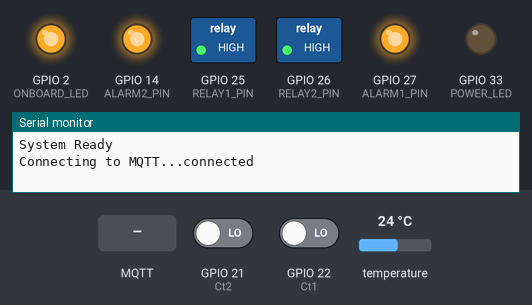
This sketch was run on a simulated ESP32. Shown: switched loads named in the sketch (green lamp = pin HIGH), output pins drawn as LEDs (lit = HIGH), the last lines printed to the serial monitor. Inputs (shaded band) come from the test bench; at power-on: GPIO 22 (Ct1) LOW, GPIO 21 (Ct2) LOW, temperature 24 °C. WiFi joins after 1.5 s; servers stay silent unless stated; random numbers use the default seed unless the sketch sets one; EEPROM starts erased; no MQTT or app messages arrive unless stated.

Above: at 2.7 s.
2.8 s: MQTT message "1" arrives on the first subscribed topic
At 3.8 s:
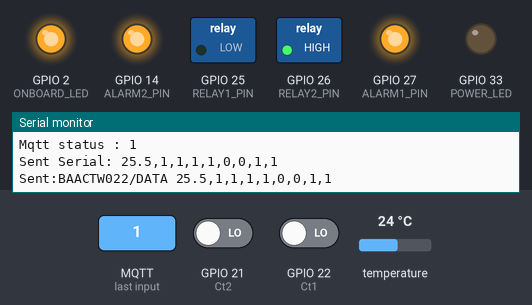
16.5 s: GPIO 22 (Ct1) driven HIGH
At 19.1 s:
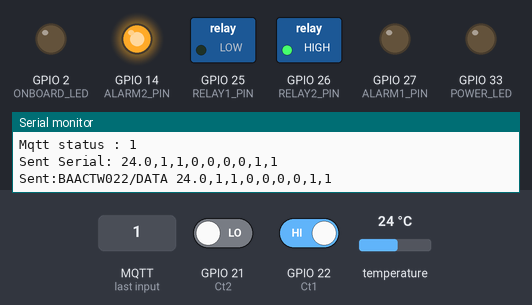
30.5 s: MQTT message "0" arrives on the first subscribed topic
At 30.9 s:
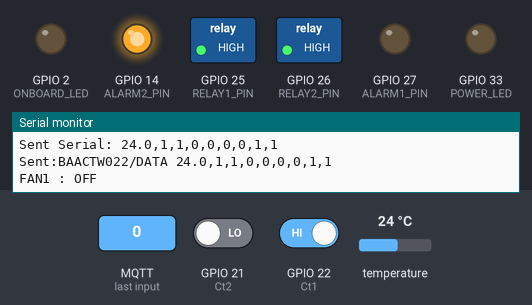
43.5 s: MQTT message "3" arrives on the first subscribed topic
At 44.4 s:
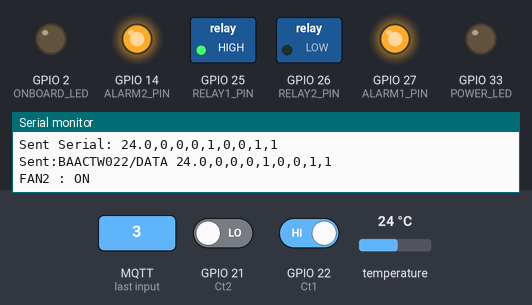
55.5 s: GPIO 21 (Ct2) driven HIGH
At 57.7 s:
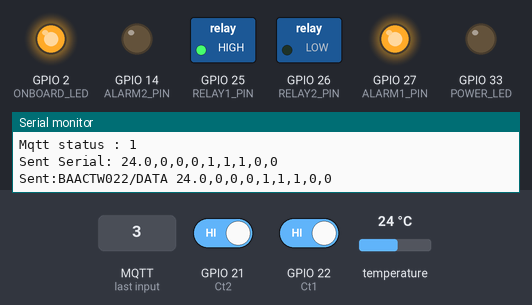
69.5 s: MQTT message "2" arrives on the first subscribed topic
At 70.1 s:
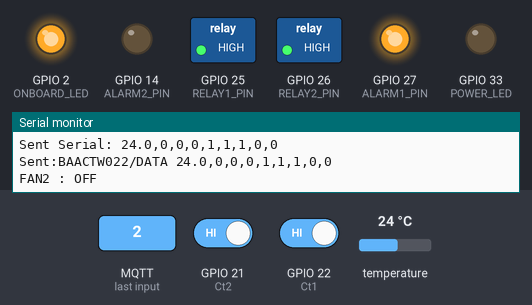
Timing chart, 0 to 73.5 s (numbered marks = the images above; inputs shaded):
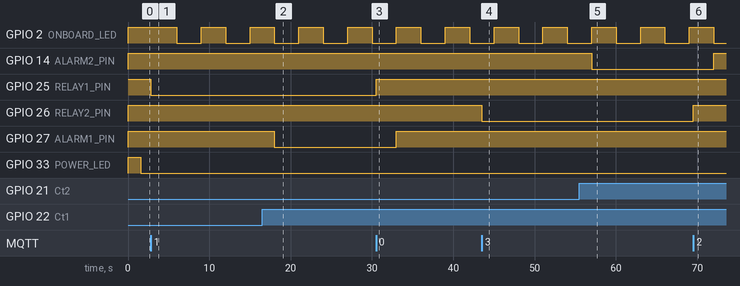

The sketch:

3.BAAC-Fan_control_Perferen14092025.ino
```cpp
#include <UIPEthernet.h>
#include <PubSubClient.h>
#include <Arduino.h>
#include <OneWire.h>
#include <DallasTemperature.h>
#include <esp_task_wdt.h>    // สำหรับ Watchdog ESP32
#include <Preferences.h>     // สำหรับเก็บข้อมูลถาวร

// กำหนดค่า Network
byte mac[] = { 0x81, 0xF3, 0xDA, 0x4B, 0x22, 0x4C };
// IPAddress ip(192, 168, 72, 6);
// IPAddress gateway(192, 168, 72, 1);
// IPAddress subnet(255, 255, 255, 0);
// IPAddress dnsIP(8, 8, 8, 8);


IPAddress ip(172, 25, 99, 58);
IPAddress subnet(255, 255, 255, 240);
IPAddress gateway(172, 25, 99, 62);
IPAddress dnsIP(8, 8, 8, 8);


// MQTT broker
// ****************** MQTT Settings **********************
const char* dataTopic= "BAACTW022/DATA";                // ใช้สำหรับส่งข้อมูล MQTT
const char* controlTopic = "BAACTW022/CONTROL";          // ใช้สำหรับสั่ง ปิด/เปิด
//const char* mqttServer = "broker.hivemq.com";         // Cloud MQTT
const char* mqttServer = "172.25.99.60";                // local MQTT
const int mqttPort = 1883;


EthernetClient ethClient;
PubSubClient client(ethClient);

Preferences preferences;

float Analog1;
float Analog2;
float AnalogMin = 300;   //ค่าน้อยกว่า x = power off
float AnalogMax = 350;   //ค่ามากกว่า x =  power on
float AnalogOver1 = 1000;  //ค่าสูงเกินกำหนด  Overload
float AnalogOver2 = 2500;  //ค่าสูงเกินกำหนด  Overload

float vpp1, vpp2;
float temp = 25.5;
float tempBuffer;
int ContRelay1 = 0;
int ActRelay1 = 0;
int ActFan1 = 0;
int AlarmFan1 = 1;
int Fan1_Overload = 0;

int ContRelay2 = 0;
int ActRelay2 = 0;
int ActFan2 = 0;
int AlarmFan2 = 1;
int Fan2_Overload = 0;

int Mqtt_status = 0;

// ****************** Pin Definitions ***************
#define RELAY1_PIN   25
#define RELAY2_PIN   26
#define ALARM1_PIN   27
#define ALARM2_PIN   14
#define Analog1_PIN  34
#define Analog2_PIN  35
#define ONE_WIRE_BUS 4
#define ONBOARD_LED  2
#define POWER_LED    33

#define Ct1          22
#define Ct2          21

// ****************** Sensor Objects *****************
OneWire oneWire(ONE_WIRE_BUS);
DallasTemperature tempSensor(&oneWire);

// ****************** Variables **********************
unsigned long previousMillis = 0;
const long interval = 10000;       // 10 วินาที

// LED กระพริบทุก 0.5 วินาที
unsigned long previousLedMillis = 0;
const long ledInterval = 500;
bool ledState = false;

unsigned long lastPublish = 0;
const unsigned long publishInterval = 3000;  // 3 วินาที

// ฟังก์ชัน Callbacks MQTT message
void messageReceived(char* topic, byte* payload, unsigned int length) {
  String message;
  for (unsigned int i = 0; i < length; i++) {
    message += (char)payload[i];
  }

  if (String(topic) == controlTopic) {
    if (message == "0") {
      ContRelay1 = 0;
      digitalWrite(RELAY1_PIN, HIGH);
      Serial.println("FAN1 : OFF");
      preferences.putInt("ContRelay1", ContRelay1);
    } else if (message == "1") {
      ContRelay1 = 1;
      digitalWrite(RELAY1_PIN, LOW);
      Serial.println("FAN1 : ON");
      preferences.putInt("ContRelay1", ContRelay1);
    } else if (message == "2") {
      ContRelay2 = 0;
      digitalWrite(RELAY2_PIN, HIGH);
      Serial.println("FAN2 : OFF");
      preferences.putInt("ContRelay2", ContRelay2);
    } else if (message == "3") {
      ContRelay2 = 1;
      digitalWrite(RELAY2_PIN, LOW);
      Serial.println("FAN2 : ON");
      preferences.putInt("ContRelay2", ContRelay2);
    }
  }
}

// เชื่อมต่อ MQTT พร้อม exponential backoff
void connectMQTT() {
  int retryCount = 0;
  while (!client.connected()) {
    Serial.print("Connecting to MQTT...");
    String clientId = "ESP32Client-";
    clientId += String(random(0xffff), HEX);
    if (client.connect(clientId.c_str())) {
      Serial.println("connected");
      Mqtt_status = 1;
      client.subscribe(controlTopic);
      digitalWrite(POWER_LED, LOW);
      retryCount = 0;
      esp_task_wdt_reset();  // feed watchdog
      break;

    } else {
      Serial.print("failed, rc=");
      Serial.print(client.state());
      retryCount++;
      int delayTime = 3000 * retryCount; // exponential backoff
      if (delayTime > 30000) delayTime = 30000;  // max 30 วินาที
      Serial.print(" retrying in ");
      Serial.print(delayTime);
      Serial.println(" ms");
      Mqtt_status = 0;
      digitalWrite(POWER_LED, HIGH);
      vTaskDelay(pdMS_TO_TICKS(delayTime));
    }
    esp_task_wdt_reset();  // feed watchdog
  }
}

void setup() {
  pinMode(RELAY1_PIN, OUTPUT);
  pinMode(RELAY2_PIN, OUTPUT);
  pinMode(ALARM1_PIN, OUTPUT);
  pinMode(ALARM2_PIN, OUTPUT);
  pinMode(ONBOARD_LED, OUTPUT);
  pinMode(POWER_LED, OUTPUT);
  pinMode(Ct1, INPUT);
  pinMode(Ct2, INPUT);

  digitalWrite(RELAY1_PIN, HIGH);
  digitalWrite(RELAY2_PIN, HIGH);
  digitalWrite(ALARM1_PIN, HIGH);
  digitalWrite(ALARM2_PIN, HIGH);
  digitalWrite(ONBOARD_LED, HIGH);
  digitalWrite(POWER_LED, HIGH);

  digitalWrite(Ct1, HIGH);
  digitalWrite(Ct2, HIGH);

  Serial.begin(9600);

  Ethernet.begin(mac, ip, dnsIP, gateway, subnet);
  delay(1500);

  client.setServer(mqttServer, mqttPort);
  client.setCallback(messageReceived);

  tempSensor.begin();

  // เริ่ม Preferences
  preferences.begin("relay", false);

  // โหลดสถานะรีเลย์ก่อนหน้านี้
  ContRelay1 = preferences.getInt("ContRelay1", 0);
  ContRelay2 = preferences.getInt("ContRelay2", 0);

  // ตั้งรีเลย์ตามสถานะที่โหลดมา
  digitalWrite(RELAY1_PIN, ContRelay1 == 1 ? LOW : HIGH);
  digitalWrite(RELAY2_PIN, ContRelay2 == 1 ? LOW : HIGH);

  Serial.println("System Ready");

  esp_task_wdt_init(5, true);   // 10 วินาที timeout, auto reset watchdog
  esp_task_wdt_add(NULL);         // add current task to watchdog
}

void loop() {
  esp_task_wdt_reset();  // feed watchdog

  if (!client.connected()) {
    connectMQTT();
  }
  client.loop();

  unsigned long now = millis();
  if (now - lastPublish > publishInterval) {
    lastPublish = now;

    Serial.print("Mqtt status : ");
    Serial.println(Mqtt_status);

    get_data();
    SendData();

    if (client.connected()) {
      SendDataMQTT();
    }
  }

  // ตรวจสอบสถานะ Ethernet หากสายหลุด ให้รีสตาร์ท
  if (Ethernet.linkStatus() == 0) {
    Serial.println("Ethernet cable disconnected. Restarting...");
    ESP.restart();
  }
}

void get_data() {
  unsigned long currentMillis = millis();

  if (currentMillis - previousLedMillis >= ledInterval) {
    previousLedMillis = currentMillis;

    ActRelay1 = digitalRead(RELAY1_PIN);
    ActRelay1 = !ActRelay1;
    ActFan1 = digitalRead(Ct1);
    ActFan1 = !ActFan1;

    ActRelay2 = digitalRead(RELAY2_PIN);
    ActRelay2 = !ActRelay2;
    ActFan2 = digitalRead(Ct2);
    ActFan2 = !ActFan2;

    if (ContRelay1 == 1) {
      if (ActRelay1 == 1) {
        AlarmFan1 = (ActFan1 == 1) ? 1 : 0;
      } else {
        AlarmFan1 = 0;
      }
    } else {
      AlarmFan1 = 1;
    }

    if (ContRelay2 == 1) {
      if (ActRelay2 == 1) {
        AlarmFan2 = (ActFan2 == 1) ? 1 : 0;
      } else {
        AlarmFan2 = 0;
      }
    } else {
      AlarmFan2 = 1;
    }

    digitalWrite(ALARM1_PIN, AlarmFan1);
    digitalWrite(ALARM2_PIN, AlarmFan2);

    ledState = !ledState;
    digitalWrite(ONBOARD_LED, ledState ? HIGH : LOW);
  }

  if (currentMillis - previousMillis >= interval) {
    previousMillis = currentMillis;

    tempSensor.requestTemperatures();
    float newTemp = tempSensor.getTempCByIndex(0);
    if (newTemp >= 5) {
      temp = newTemp;
    }
    Serial.print("Temperature: ");
    Serial.println(temp);

    SendData();
  }
}

void SendData() {
  char tempStr[10];
  dtostrf(temp, 4, 1, tempStr);

  char msgBuffer[30];
  snprintf(
    msgBuffer,
    sizeof(msgBuffer),
    "%s,%d,%d,%d,%d,%d,%d,%d,%d",
    tempStr,
    ContRelay1,
    ActRelay1,
    ActFan1,
    AlarmFan1,
    ContRelay2,
    ActRelay2,
    ActFan2,
    AlarmFan2);

  Serial.print("Sent Serial: ");
  Serial.println(msgBuffer);
  esp_task_wdt_reset();  // feed watchdog
}

void SendDataMQTT() {
  char tempStr[10];
  dtostrf(temp, 4, 1, tempStr);

  char msgBuffer[30];
  snprintf(
    msgBuffer,
    sizeof(msgBuffer),
    "%s,%d,%d,%d,%d,%d,%d,%d,%d",
    tempStr,
    ContRelay1,
    ActRelay1,
    ActFan1,
    AlarmFan1,
    ContRelay2,
    ActRelay2,
    ActFan2,
    AlarmFan2);

  client.publish(dataTopic, msgBuffer);
  Serial.print("Sent:BAACTW022/DATA ");
  Serial.println(msgBuffer);
  esp_task_wdt_reset();  // feed watchdog
}
```

Measured:
- after the input at 2.8 s, GPIO 25 (RELAY1_PIN): HIGH → LOW at once
- after the input at 16.5 s, GPIO 27 (ALARM1_PIN): HIGH → LOW after 1.5 s
- after the input at 30.5 s, GPIO 25 (RELAY1_PIN): LOW → HIGH at once; GPIO 27 (ALARM1_PIN): LOW → HIGH after 2.5 s
- after the input at 43.5 s, GPIO 26 (RELAY2_PIN): HIGH → LOW at once
- after the input at 55.5 s, GPIO 14 (ALARM2_PIN): HIGH → LOW after 1.5 s
- after the input at 69.5 s, GPIO 14 (ALARM2_PIN): LOW → HIGH after 2.5 s; GPIO 26 (RELAY2_PIN): LOW → HIGH at once
- by itself, GPIO 2 (ONBOARD_LED): alternates HIGH for 3.0 s and LOW for 3.0 s
